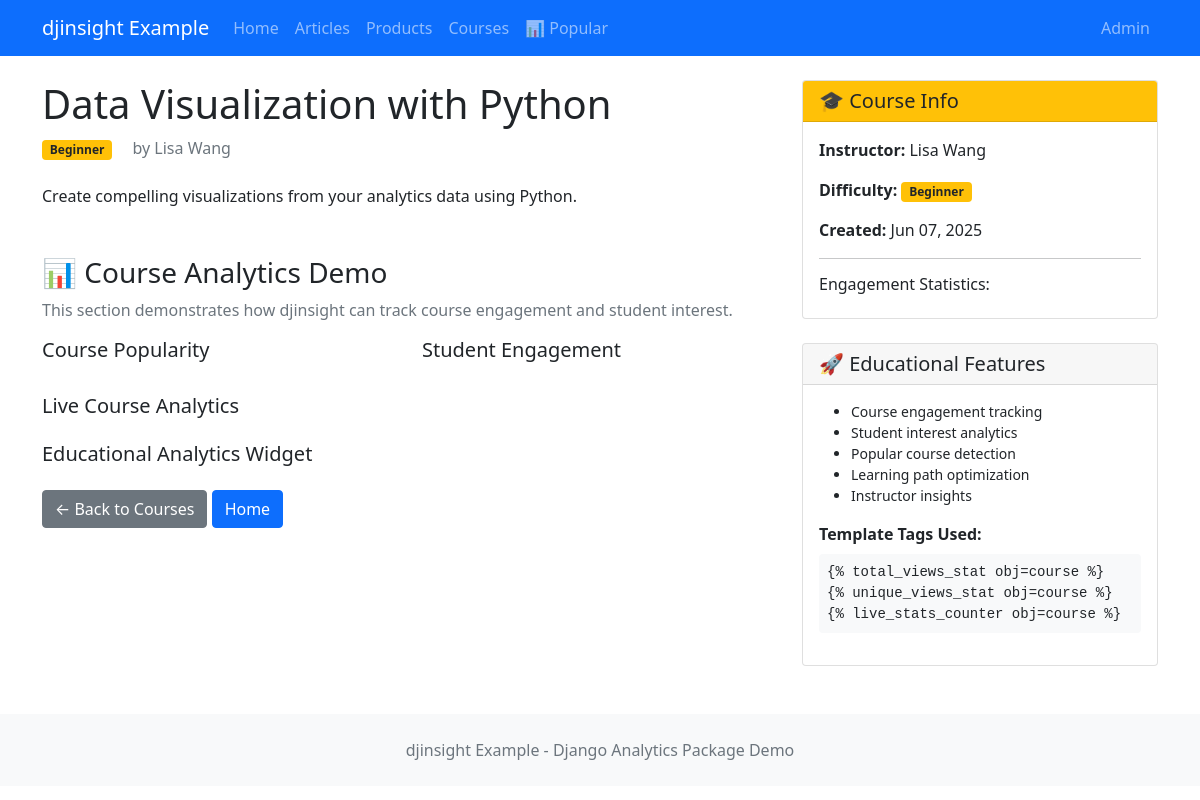
Page /courses/data-visualization-with-python/ on the committed database.
### blog/models.py (models this page shows, shortened)
class Course(PageViewStatisticsMixin, models.Model):
    title = models.CharField(max_length=200)
    slug = models.SlugField(unique=True)
    description = models.TextField()
    instructor = models.CharField(max_length=100)
    difficulty = models.CharField(
        max_length=20,
        choices=[
            ("beginner", "Beginner"),
            ("intermediate", "Intermediate"),
            ("advanced", "Advanced"),
        ],
        default="beginner",
    )
    created_at = models.DateTimeField(default=timezone.now)
    class Meta:
        ordering = ["-created_at"]

### blog/views.py (the view)
class CourseDetailView(DetailView):
    model = Course
    template_name = "blog/course_detail.html"
    context_object_name = "course"

### templates/blog/course_detail.html (shortened to what this page needs)
{% extends 'base.html' %}
{% load djinsight_tags %}
{% block content %}
<div class="row">
    <div class="col-md-8">
        <div class="course-header mb-4">
            <h1>{{ course.title }}</h1>
            <div class="d-flex justify-content-between align-items-center mb-3">
                <div>
                    <span class="badge bg-warning text-dark">{{ course.difficulty|title }}</span>
                    <span class="text-muted ms-3">by {{ course.instructor }}</span>
                </div>
            </div>
        </div>
        <div class="course-description mb-4">
            {{ course.description|linebreaks }}
        </div>
        <div class="analytics-demo mt-5">
            <h3>📊 Course Analytics Demo</h3>
            <p class="text-muted">
                This section demonstrates how djinsight can track course engagement and student interest.
            </p>
            <div class="row mb-4">
                <div class="col-md-6">
                    <h5>Course Popularity</h5>
                </div>
                <div class="col-md-6">
                    <h5>Student Engagement</h5>
                </div>
            </div>
            <div class="mb-4">
                <h5>Live Course Analytics</h5>
            </div>
            <div class="mb-4">
                <h5>Educational Analytics Widget</h5>
            </div>
        </div>
        <div class="mt-4">
            <a href="{% url 'course_list' %}" class="btn btn-secondary">← Back to Courses</a>
            <a href="{% url 'home' %}" class="btn btn-primary">Home</a>
        </div>
    </div>
    <div class="col-md-4">
        <div class="card mb-4">
            <div class="card-header bg-warning text-dark">
                <h5 class="mb-0">🎓 Course Info</h5>
            </div>
            <div class="card-body">
                <div class="mb-3">
                    <strong>Instructor:</strong> {{ course.instructor }}
                </div>
                <div class="mb-3">
                    <strong>Difficulty:</strong>
                    <span class="badge bg-warning text-dark">{{ course.difficulty|title }}</span>
                </div>
                <div class="mb-3">
                    <strong>Created:</strong> {{ course.created_at|date:"M d, Y" }}
                </div>
                <hr>
                <h6>Engagement Statistics:</h6>
            </div>
        </div>
        <div class="card">
            <div class="card-header">
                <h5 class="mb-0">🚀 Educational Features</h5>
            </div>
            <div class="card-body">
                <ul class="small">
                    <li>Course engagement tracking</li>
                    <li>Student interest analytics</li>
                    <li>Popular course detection</li>
                    <li>Learning path optimization</li>
                    <li>Instructor insights</li>
                </ul>
                <div class="mt-3">
                    <strong>Template Tags Used:</strong>
                    <pre class="small bg-light p-2 rounded mt-2"><code>{% templatetag openblock %} total_views_stat obj=course {% templatetag closeblock %}
{% templatetag openblock %} unique_views_stat obj=course {% templatetag closeblock %}
{% templatetag openblock %} live_stats_counter obj=course {% templatetag closeblock %}</code></pre>
                </div>
            </div>
        </div>
    </div>
</div>
{% endblock %}

### rows in the picture
Course: title "Data Visualization with Python", difficulty "Beginner", instructor "Lisa Wang", description "Create compelling visualizations from your analytics data using Python.", created_at "Jun 07, 2025"
